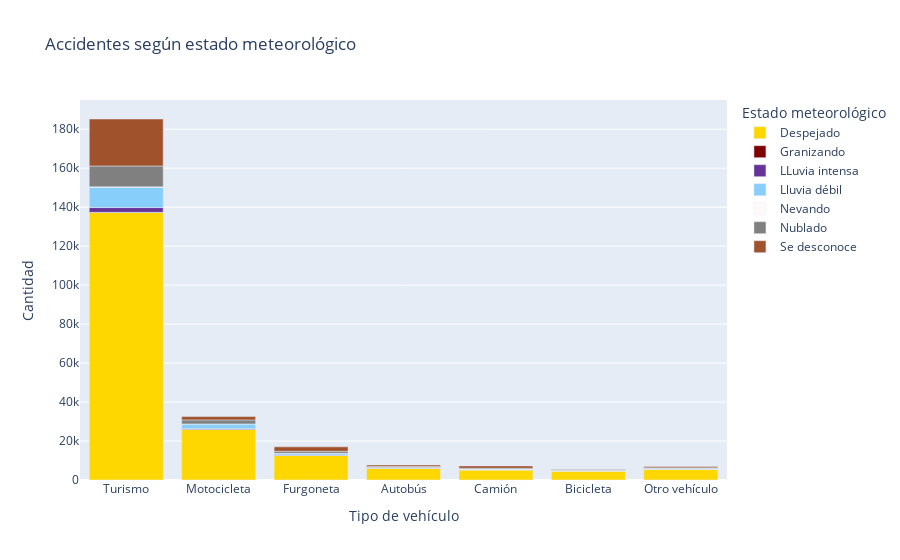

Notebook source saved alongside this figure:
### Markdown cell above
En este caso, usamos plotly express para elaborar la gráfica, ya que graph objects lo hace más complejo.

Optamos por un gráfico de barras apiladas, ya que es muy semejante a un diagrama de mosaico, pero más sencillo de generar.

Creamos un df que se llame "cantidad" para agrupar por estado meteorológico y tipo de vehículo, creando una columna que indique la cantidad de accidentes de cada tipo de vehículo por estado meteorológico.

Una vez hecho esto, creamos el diagrama de barras apiladas, en donde la _x_ representa el tipo de vehículo, la _y_ la cantidad, y los colores el estado meteorológico. Ajustamos parámetros de visualización, como los nombres o los colores para intentar representarlo de forma más comprensible.

### Code cell
import plotly.express as px

cantidad = (
    df.groupby(['estado_meteorológico', 'tipo_vehiculo'])
    .size()
    .reset_index(name='cantidad')
)

fig = px.bar(
    cantidad,
    x="tipo_vehiculo",
    y="cantidad",
    color="estado_meteorológico",
    title="Accidentes según estado meteorológico",
    labels={
        "estado_meteorológico": "Estado meteorológico",
        "tipo_vehiculo": "Tipo de vehículo",
        "cantidad": "Cantidad"
    },
    category_orders={
        "tipo_vehiculo": ["Turismo", "Motocicleta", "Furgoneta", "Autobús", "Camión", "Bicicleta", "Otro vehículo"]
    },
    color_discrete_map={
        "Despejado": "gold",
        "Granizando": "maroon",
        "LLuvia intensa": "rebeccapurple",
        "Lluvia débil": "lightskyblue",
        "Nevando": "snow",
        "Nublado": "grey",
        "Se desconoce": "sienna"
    }
)

fig.show()

### Figure 1 — Plotly figure (JSON) as saved in the notebook; plotly's stock layout.template omitted (floating-point values rounded to 4 significant figures)
{"data": [{"alignmentgroup": "True", "hovertemplate": "Estado meteorológico=Despejado<br>Tipo de vehículo=%{x}<br>Cantidad=%{y}<extra></extra>", "legendgroup": "Despejado", "marker": {"color": "gold", "pattern": {"shape": ""}}, "name": "Despejado", "offsetgroup": "Despejado", "orientation": "v", "showlegend": true, "textposition": "auto", "type": "bar", "x": ["Autobús", "Bicicleta", "Camión", "Furgoneta", "Motocicleta", "Otro vehículo", "Turismo"], "xaxis": "x", "y": [6059, 4637, 5234, 12626, 25897, 5468, 137318], "yaxis": "y"}, {"alignmentgroup": "True", "hovertemplate": "Estado meteorológico=Granizando<br>Tipo de vehículo=%{x}<br>Cantidad=%{y}<extra></extra>", "legendgroup": "Granizando", "marker": {"color": "maroon", "pattern": {"shape": ""}}, "name": "Granizando", "offsetgroup": "Granizando", "orientation": "v", "showlegend": true, "textposition": "auto", "type": "bar", "x": ["Autobús", "Bicicleta", "Camión", "Furgoneta", "Motocicleta", "Otro vehículo", "Turismo"], "xaxis": "x", "y": [2, 1, 1, 1, 10, 1, 37], "yaxis": "y"}, {"alignmentgroup": "True", "hovertemplate": "Estado meteorológico=LLuvia intensa<br>Tipo de vehículo=%{x}<br>Cantidad=%{y}<extra></extra>", "legendgroup": "LLuvia intensa", "marker": {"color": "rebeccapurple", "pattern": {"shape": ""}}, "name": "LLuvia intensa", "offsetgroup": "LLuvia intensa", "orientation": "v", "showlegend": true, "textposition": "auto", "type": "bar", "x": ["Autobús", "Bicicleta", "Camión", "Furgoneta", "Motocicleta", "Otro vehículo", "Turismo"], "xaxis": "x", "y": [72, 49, 55, 203, 509, 96, 2445], "yaxis": "y"}, {"alignmentgroup": "True", "hovertemplate": "Estado meteorológico=Lluvia débil<br>Tipo de vehículo=%{x}<br>Cantidad=%{y}<extra></extra>", "legendgroup": "Lluvia débil", "marker": {"color": "lightskyblue", "pattern": {"shape": ""}}, "name": "Lluvia débil", "offsetgroup": "Lluvia débil", "orientation": "v", "showlegend": true, "textposition": "auto", "type": "bar", "x": ["Autobús", "Bicicleta", "Camión", "Furgoneta", "Motocicleta", "Otro vehículo", "Turismo"], "xaxis": "x", "y": [307, 277, 337, 851, 2336, 323, 10462], "yaxis": "y"}, {"alignmentgroup": "True", "hovertemplate": "Estado meteorológico=Nevando<br>Tipo de vehículo=%{x}<br>Cantidad=%{y}<extra></extra>", "legendgroup": "Nevando", "marker": {"color": "snow", "pattern": {"shape": ""}}, "name": "Nevando", "offsetgroup": "Nevando", "orientation": "v", "showlegend": true, "textposition": "auto", "type": "bar", "x": ["Autobús", "Camión", "Furgoneta", "Motocicleta", "Otro vehículo", "Turismo"], "xaxis": "x", "y": [4, 10, 5, 28, 4, 169], "yaxis": "y"}, {"alignmentgroup": "True", "hovertemplate": "Estado meteorológico=Nublado<br>Tipo de vehículo=%{x}<br>Cantidad=%{y}<extra></extra>", "legendgroup": "Nublado", "marker": {"color": "grey", "pattern": {"shape": ""}}, "name": "Nublado", "offsetgroup": "Nublado", "orientation": "v", "showlegend": true, "textposition": "auto", "type": "bar", "x": ["Autobús", "Bicicleta", "Camión", "Furgoneta", "Motocicleta", "Otro vehículo", "Turismo"], "xaxis": "x", "y": [427, 284, 412, 1080, 2058, 355, 10695], "yaxis": "y"}, {"alignmentgroup": "True", "hovertemplate": "Estado meteorológico=Se desconoce<br>Tipo de vehículo=%{x}<br>Cantidad=%{y}<extra></extra>", "legendgroup": "Se desconoce", "marker": {"color": "sienna", "pattern": {"shape": ""}}, "name": "Se desconoce", "offsetgroup": "Se desconoce", "orientation": "v", "showlegend": true, "textposition": "auto", "type": "bar", "x": ["Autobús", "Bicicleta", "Camión", "Furgoneta", "Motocicleta", "Otro vehículo", "Turismo"], "xaxis": "x", "y": [794, 214, 1188, 2246, 1708, 651, 24111], "yaxis": "y"}], "layout": {"barmode": "relative", "legend": {"title": {"text": "Estado meteorológico"}, "tracegroupgap": 0}, "title": {"text": "Accidentes según estado meteorológico"}, "xaxis": {"anchor": "y", "categoryarray": ["Turismo", "Motocicleta", "Furgoneta", "Autobús", "Camión", "Bicicleta", "Otro vehículo"], "categoryorder": "array", "domain": [0, 1], "title": {"text": "Tipo de vehículo"}}, "yaxis": {"anchor": "x", "domain": [0, 1], "title": {"text": "Cantidad"}}}}
